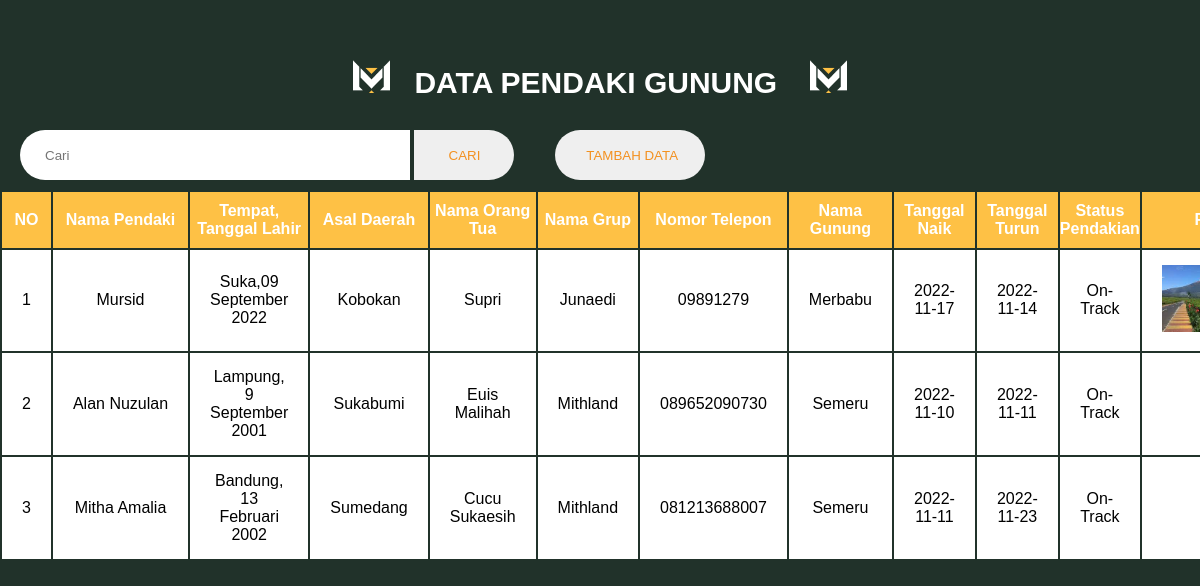
Screenshot of /posttest7/admin.php with the database file from the repository.
### tables this page shows
CREATE TABLE `datapendaki` (
  `id_pendaki` int(11) NOT NULL,
  `nama` varchar(50) NOT NULL,
  `ttl` varchar(30) NOT NULL,
  `asal_daerah` varchar(30) NOT NULL,
  `nama_ortu` varchar(50) NOT NULL,
  `nama_grup` varchar(50) NOT NULL,
  `telepon` varchar(20) NOT NULL,
  `gunung` varchar(30) NOT NULL,
  `tgl_naik` varchar(50) NOT NULL,
  `tgl_turun` varchar(50) NOT NULL,
  `status_pendakian` varchar(50) NOT NULL,
  `foto` varchar(50) NOT NULL
);

### posttest7/admin.php (the view, shortened to what this page needs)
<!DOCTYPE html>
<html lang="en">
<head>
    <link rel="stylesheet" href="stylesheet/crud.css">
</head>
<body>
    <h3 class="judul"><a href="index.php"><img src="img/logoatas.png" alt="Logo" class="logo"></a>DATA PENDAKI GUNUNG <a href="index.php"><img src="img/logoatas.png" alt="Logo2" class="logo"></a></h3>
    <form action="admin.php" method="GET" >
        <input type='text' name="cari" id="cari" placeholder="Cari" value="<?php if(isset($_GET['cari'])){echo $_GET['cari'];}?>">
        <button type="submit" name="search">CARI</button>
        <button class='tambah'><a href="addPendaki.php" class='add'>TAMBAH DATA</a></button>
    </form>
    <div class="info_pendaki">
        <table>
            <tr class="info_data">
                <th>NO</th>
                <th>Nama Pendaki</th>
                <th>Tempat, Tanggal Lahir</th>
                <th>Asal Daerah</th>
                <th>Nama Orang Tua</th>
                <th>Nama Grup</th>
                <th>Nomor Telepon</th>
                <th>Nama Gunung</th>
                <th>Tanggal Naik</th>
                <th>Tanggal Turun</th>
                <th>Status Pendakian</th>
                <th>Foto</th>
            </tr>
            <?php
            include 'koneksi.php';
                if(isset($_GET['cari'])){
                    $cari = $_GET['cari'];
                    $query = "SELECT * FROM datapendaki WHERE nama LIKE '%".$cari."%' or nama_ortu LIKE '%".$cari."%' or nama_grup LIKE '%".$cari."%' or gunung LIKE '%".$cari."%' or status_pendakian LIKE '%".$cari."%' or tgl_naik LIKE '%".$cari."%' or tgl_turun LIKE '%".$cari."%'";
                }else{
                    $query = "SELECT * FROM datapendaki";
                }
                $i = 1;
                $result = mysqli_query($koneksi, $query);
                while($row = mysqli_fetch_array($result)){
            ?>
            <tr class="isi">
                <td><?=$i;?></td>
                <td nowrap><?=$row['nama']?></td>
                <td><?=$row['ttl']?></td>
                <td><?=$row['asal_daerah']?></td>
                <td><?=$row['nama_ortu']?></td>
                <td><?=$row['nama_grup']?></td>
                <td><?=$row['telepon']?></td>
                <td><?=$row['gunung']?></td>
                <td><?=$row['tgl_naik']?></td>
                <td><?=$row['tgl_turun']?></td>
                <td>
                    <?php
                        if($row['tgl_turun'] <= date("Y-m-d")){
                            echo'Selesai';
                        }else {
                            echo'On-Track';
                        }
                    ?>
                </td>
                <td><img src="img/<?=$row['foto']?>" alt="" width="100px"></td>
            </tr>
            <?php
                $i++;
                }
            ?>
        </table>
    </div>
</body>
</html>

### posttest7/stylesheet/crud.css (style rules this page uses)
* { margin: 0; padding: 0; font-family: Arial, Helvetica, sans-serif; }
body { background: #21322A; }
.judul { text-align: center; color: white; font-size: 30px; margin-top: 5%; }
.info_pendaki { width: 50%; text-align: center; width: 100%; table-layout: fixed; min-width: 1000px; border-collapse: collapse; height: 650px; overflow: auto; }
table { margin-top: 10px; }
.info_data { border: none; background-color: #FEC145; color: white; }
.isi { background: white; }
td, th { padding: 15px 20px; }
th { padding: 10px 0px; }
input[type='text'] { margin-left: 20px; margin-top: 30px; height: 50px; width: 340px; border-radius: 25px 0 0 25px; border: none; outline: none; padding: 0 25px; background: #ffffff; }
button[type='submit'] { cursor: pointer; margin-top: 30px; border: none; position: relative; border-radius: 0 25px 25px 0; height: 50px; width: 100px; color: rgba(243, 130, 0, 0.867); }
.tambah, .add { cursor: pointer; margin-top: 30px; margin-left: 3%; border: none; position: relative; border-radius:25px; height: 50px; width: 150px; color: rgba(243, 130, 0, 0.867); text-decoration: none; }
.logo { margin-right: 2%; }
.logo { margin-left: 2%; }

### rows the page displays
datapendaki: nama "Mursid", ttl "Suka,09 September 2022", asal_daerah "Kobokan", nama_ortu "Supri", nama_grup "Junaedi", telepon "09891279", gunung "Merbabu", tgl_naik "2022-11-17", tgl_turun "2022-11-14", shows "On-Track", foto (picture)
datapendaki: nama "Alan Nuzulan", ttl "Lampung, 9 September 2001", asal_daerah "Sukabumi", nama_ortu "Euis Malihah", nama_grup "Mithland", telepon "089652090730", gunung "Semeru", tgl_naik "2022-11-10", tgl_turun "2022-11-11", shows "On-Track"
datapendaki: nama "Mitha Amalia", ttl "Bandung, 13 Februari 2002", asal_daerah "Sumedang", nama_ortu "Cucu Sukaesih", nama_grup "Mithland", telepon "081213688007", gunung "Semeru", tgl_naik "2022-11-11", tgl_turun "2022-11-23", shows "On-Track"
